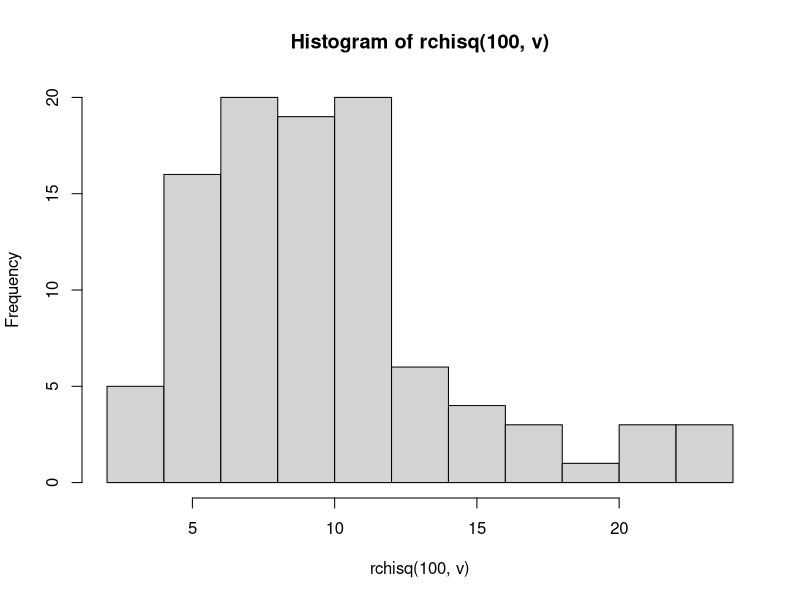

Reproduce this figure in R.
# Soal 4a
# Fungsi Probabilitas dari Distribusi Chi-Square
x <- 2
v <- 10
dchisq(x, v)

# Soal 4b
# Histogram dari Distribusi Chi-Square dengan 100 data random
# Melakukan random data
hist(rchisq(100, v))

# Soal 4c
# Inisialiasi
df <- 10
# Mencari nilai rata-rata
rataan <- df
rataan
# Mencari nilai varian
varian <- 2 * df
varian